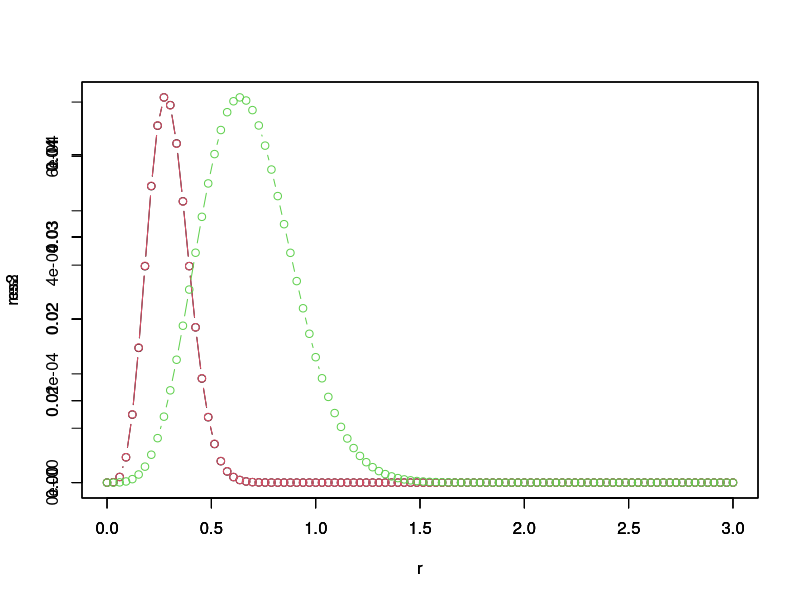
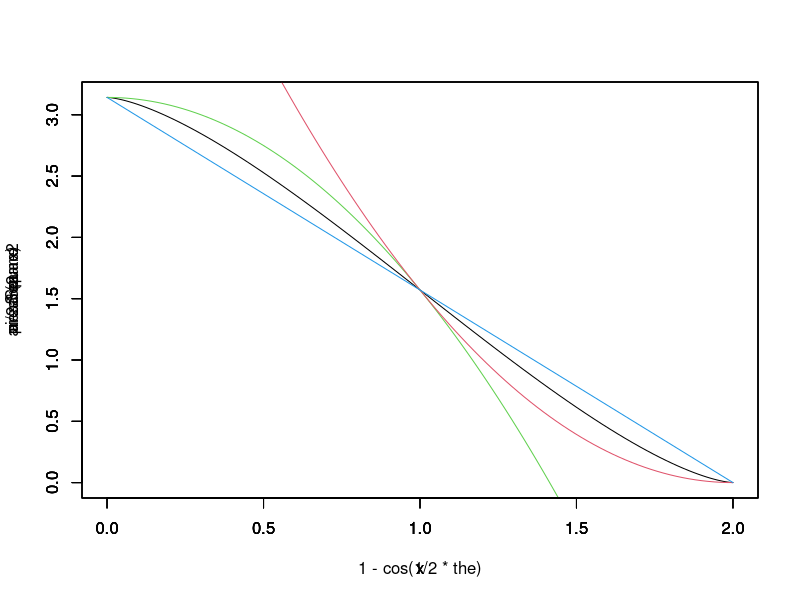
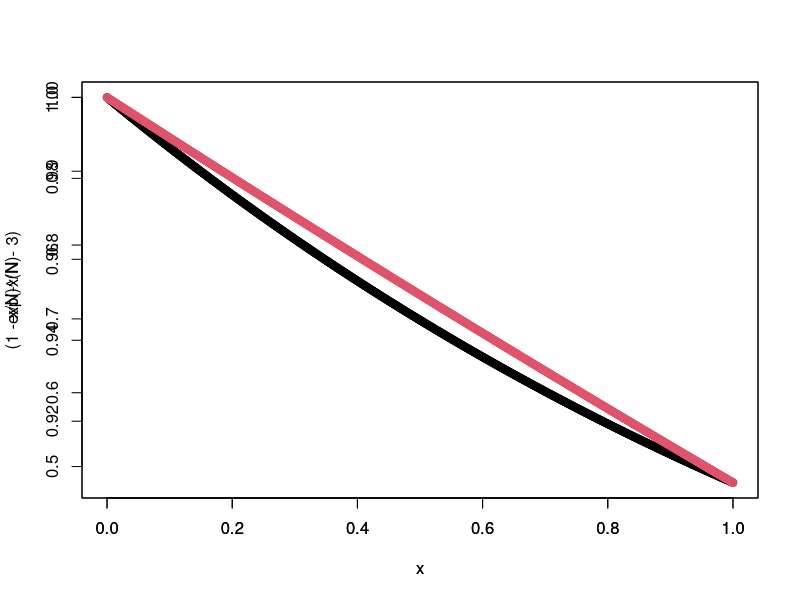
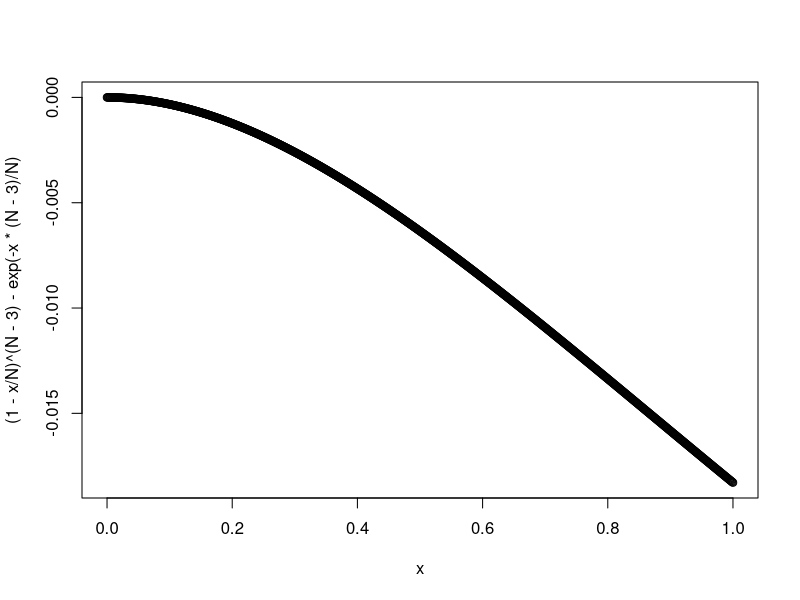

Write R code to recreate these figures, in order. (Note: this script raises an error after producing the figures.)


############################################################
### radius density (boundary density)
############################################################

th <- 2*pi*0.1
N <- 1000
alpha <- 0.1
Bound <- 3
r <- seq(0, Bound, length.out = 100)
res <- r^3*(2*pi-th)^3*(1-r^2*(2*pi-th-sin(th))/(2*alpha*N))^(N-3)*r*sin(th/2)
plot(r,res, type = 'b')
res
par(new = TRUE)
res2 <- r^3*(2*pi-th)^3*exp(-r^2*(2*pi-th-sin(th))/(2*alpha))*r*sin(th/2)
plot(r,res2, col = 2, type = 'b')
r[res < 10^(-10)]

th <- 2*pi*0.92
N <- 1000
par(new = TRUE)
res3 <- r^3*(2*pi-th)^3*exp(-r^2*(2*pi-th-sin(th))/(2*alpha))*r*sin(th/2)
res3 <- r^3*(2*pi-th)^3*(1-r^2*(2*pi-th-sin(th))/(2*alpha*N))^(N-3)*r*sin(th/2)
plot(r,res3, col = 3, type = 'b')



the <- seq(0, 2*pi, length.out = 100)
x <- seq(0, 2, length.out = 100)
area <- (2*pi-the + sin(the))/2
areaSquare <- pi*(1- x^2/2)
areaSquare2 <-pi/2*(2- x)^2
MAX <- max(area, areaSquare)
plot(1-cos(1/2*the), area, ylim = c(0,MAX), type = 'l')
par(new = TRUE)
plot(x, areaSquare, ylim = c(0,MAX), type = 'l', col = 3)
par(new = TRUE)
plot(x, areaSquare2, ylim = c(0,MAX), type = 'l', col = 2)
par(new = TRUE)
plot(x, pi/2*(2-x), ylim = c(0,MAX), type = 'l', col = 4)



1-cos(the/2)



x <- seq(0, 1, length.out = 1000)

N <- 10
plot(x,(1-x/N)^(N-3))
par(new = TRUE)
plot(x,exp(-x/N), col =2)
plot(x,(1-x/N)^(N-3) - exp(-x*(N-3)/N))

max(abs((1-x/N)^(N-3) - exp(-x)))
max(abs((1-x/N)^(N-3) - exp(-x*(N-3)/N)))
max(abs((1-x/N)^(N-3) - exp(-x*(N-3)/N))/abs((1-x/N)^(N-3)))



###########################################################################
#####

Pn <- function(x,n)
{
  a <- (-1)^n*factorial(n)
  b <- (1+x^2)^((n+1)/2)
  c <- sin((n+1)/sqrt(1+x^2))
  return(a*c/b)
}

BoundaryDensity <- function(alpha, r)
{
  R <- alpha*r^2
  u1 <- Pn(R,3)*(1+exp(-R*pi))
  u2 <- exp(-R*pi)*(-pi^3*Pn(R,0) + 3*pi^2 * Pn(R,1) - 3*pi *Pn(R,2))
  return(r^4 * (u1+u2))
}

#####
###########################################################################
###########################################################################
###########################################################################



N <- 300
Br <- 0.5

radii2 <- NULL
NB <- floor(1000000/N)*10

for(i in 1:NB)
{
  rho <- sqrt(runif(N))
  theta <- runif(N, 0, 2*pi)
  x <- rho * cos(theta)
  y <- rho * sin(theta)
  mat <- matrix(c(x,y),nrow = N, ncol = 2)
  mat
  data <- mat %>%
    as_tibble(.name_repair = "minimal") %>%
    setNames(c("x","y"))
  data <- data2D_pointSquareHole(N)
  res <- tri.mesh(x = data)
  #plot(res)
  sel <- (res$cclist[,1] + res$cclist[,3] > 1) & (res$cclist[,2] < 0.9) & (res$cclist[,2] > 0.1)
  radii <- res$cclist[sel ,3]
  radii3 <- radii[radii < Br]
  radii2 <- c(radii2, radii3)
}
plot(data, asp = 1)


####################################################################################################

alpha <- N

h <- hist(radii2, breaks = 1000, xlim = c(0,Br))
par(new = TRUE)
r <- seq(0, Br, length.out = 1000)
#res <- (1-r)*(r)^3 * (1-(r)^2)^(N-3)
#plot(r,res, type = 'l',xlim = c(0,Br)) # small N effet de bord
#par(new = TRUE)
#res <- -BoundaryDensity(alpha ,r)
#plot(r,res, type = 'l',xlim = c(0,Br), col = 2, lwd = 3) # small N effet de bord
#par(new = TRUE)
#res3 <- r^3*exp(-alpha*r^2*pi)
#plot(r,res3, col = 1, type = 'l',xlim = c(0,Br))


densityB <- function(theta, r) exp(-alpha*r^2*(2*pi - theta + sin(theta))/2) * sin(theta/2)^2*r^3*(2*pi-theta)^4

densityB <- function(theta, r) exp(-alpha*r^2*(2*pi - theta + sin(theta))/2) * sin(theta/2)^2*r^(3)*(2*pi-theta)^4
#densityB <- function(theta, r) exp(-alpha*r^(2)*(2*pi - theta + sin(theta))/2) * sin(theta/2)^2*r^(3.5)*(2*pi-theta)^4

#r^4*(2*pi-theta)^3*sin(theta/2)


resExact <- rep(0, length(r))

for(i in 1:length(r))
{
  rad <- r[i]
  densityBr <- function(theta) densityB(theta, rad)
  resExact[i] <- (integrate(densityBr, lower = 0, upper = 2*pi))[[1]]
}

par(new = TRUE)
plot(r,resExact, col = 4, type = 'l',xlim = c(0,Br), lwd = 3)


#plot(r[-(1:20)],(h$counts/resExact)[-(1:20)], col = 4, type = 'l',xlim = c(0,Br), lwd = 3)


#plot(th, 2*pi - th + sin(th))

